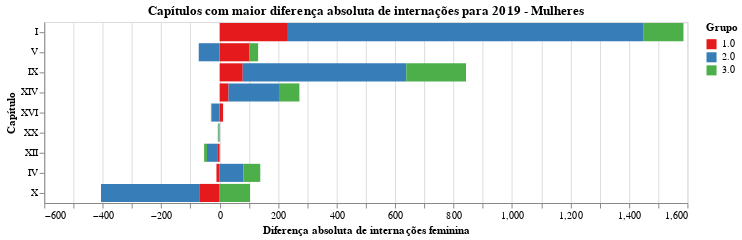

Notebook code for this chart:
### Code cell
chart = plot_grafico_dif(df_19, df_r,
                         'inter_mulher', 
                         "Capítulos com maior diferença absoluta de internações para 2019 - Mulheres",
                        "Diferença absoluta de internações feminina")


#chart.save('tx_bruta_m.svg')
chart

### Figure 1 — Vega-Lite specification as saved in the notebook (floating-point values rounded to 4 significant figures)
{"config": {"view": {"continuousWidth": 400, "continuousHeight": 300}, "range": {"category": {"scheme": "set1"}}}, "data": {"name": "data-66868d54eb840750be2f0ba044fafec9"}, "mark": "bar", "encoding": {"color": {"type": "nominal", "field": "grupo", "title": "Grupo"}, "order": {"type": "nominal", "field": "grupo", "sort": "ascending"}, "tooltip": {"type": "quantitative", "field": "taxa"}, "x": {"type": "quantitative", "field": "taxa", "title": "Diferença absoluta de internações feminina"}, "y": {"type": "nominal", "field": "capitulo", "sort": null, "title": "Capítulo"}}, "title": "Capítulos com maior diferença absoluta de internações para 2019 - Mulheres", "width": 640, "$schema": "https://vega.github.io/schema/vega-lite/v4.8.1.json", "datasets": {"data-66868d54eb840750be2f0ba044fafec9": [{"capitulo": "I", "grupo": "1.0", "taxa": 233.4}, {"capitulo": "I", "grupo": "2.0", "taxa": 1217.0}, {"capitulo": "I", "grupo": "3.0", "taxa": 136.2}, {"capitulo": "V", "grupo": "1.0", "taxa": 102.1}, {"capitulo": "V", "grupo": "2.0", "taxa": -71.44}, {"capitulo": "V", "grupo": "3.0", "taxa": 29.44}, {"capitulo": "IX", "grupo": "1.0", "taxa": 79.0}, {"capitulo": "IX", "grupo": "2.0", "taxa": 559.6}, {"capitulo": "IX", "grupo": "3.0", "taxa": 204.2}, {"capitulo": "XIV", "grupo": "1.0", "taxa": 30.44}, {"capitulo": "XIV", "grupo": "2.0", "taxa": 172.6}, {"capitulo": "XIV", "grupo": "3.0", "taxa": 69.78}, {"capitulo": "XVI", "grupo": "1.0", "taxa": 11.78}, {"capitulo": "XVI", "grupo": "2.0", "taxa": -28.11}, {"capitulo": "XVI", "grupo": "3.0", "taxa": -1.778}, {"capitulo": "XX", "grupo": "1.0", "taxa": -0.6667}, {"capitulo": "XX", "grupo": "2.0", "taxa": -3.0}, {"capitulo": "XX", "grupo": "3.0", "taxa": -2.556}, {"capitulo": "XII", "grupo": "1.0", "taxa": -5.889}, {"capitulo": "XII", "grupo": "2.0", "taxa": -37.44}, {"capitulo": "XII", "grupo": "3.0", "taxa": -9.778}, {"capitulo": "IV", "grupo": "1.0", "taxa": -10.89}, {"capitulo": "IV", "grupo": "2.0", "taxa": 81.89}, {"capitulo": "IV", "grupo": "3.0", "taxa": 57.11}, {"capitulo": "X", "grupo": "1.0", "taxa": -69.78}, {"capitulo": "X", "grupo": "2.0", "taxa": -336.0}, {"capitulo": "X", "grupo": "3.0", "taxa": 104.0}]}}
